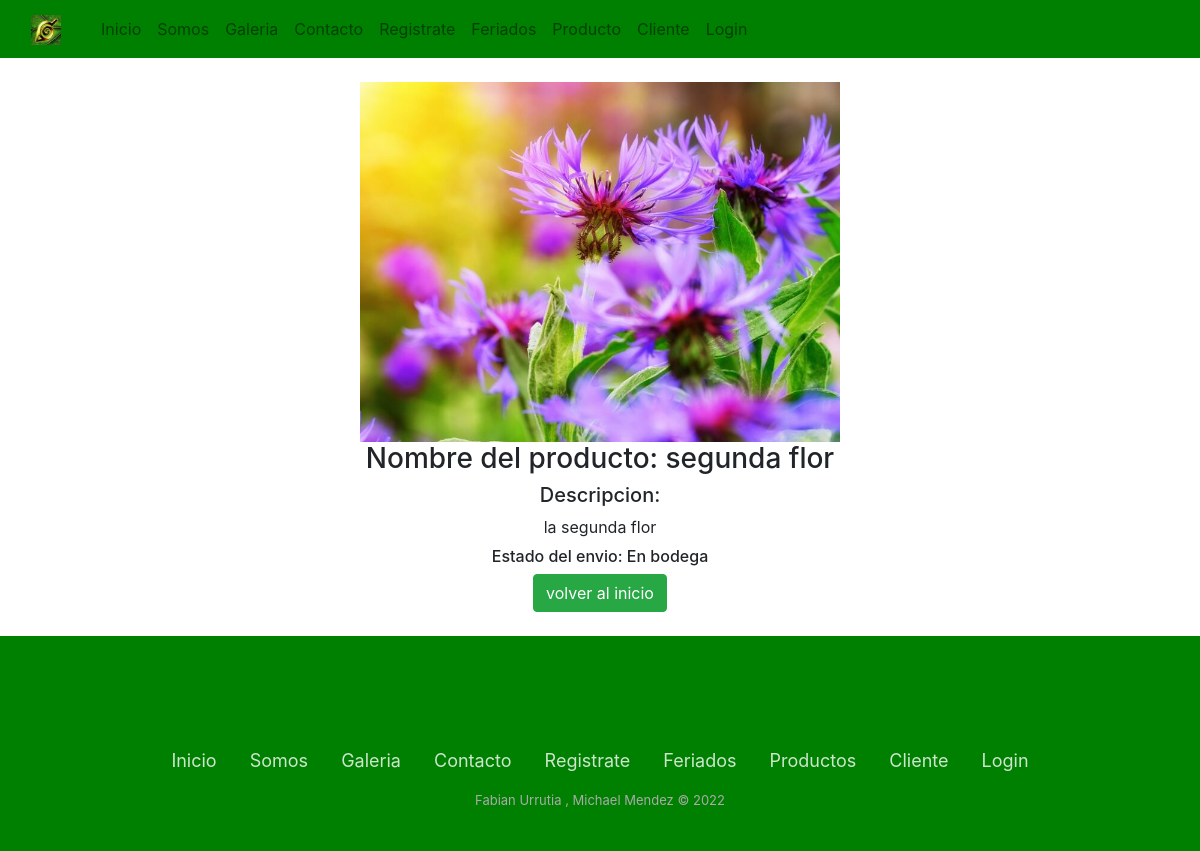
/pedidos_realizados/2, run on the app's committed database.
### store/models.py (models this page shows, shortened)
class Producto(models.Model):
    idProducto = models.CharField(max_length=6, primary_key=True, verbose_name='Id')
    nombre= models.CharField(max_length=20, verbose_name='Nombre')
    precio=models.CharField(max_length=20, verbose_name='Precio')
    descripcion=models.CharField(max_length=100,verbose_name='Descripcion',null=True)
    imagen=models.ImageField(upload_to='static/img/',verbose_name='Imagen')
    stock=models.CharField(max_length=4, verbose_name='Stock', null=True)

class Pedido(models.Model):
    idPedido = models.AutoField(primary_key=True, verbose_name='Id')
    idProducto= models.CharField(max_length=20, verbose_name='Id_Producto', null=True)
    rut=models.CharField(max_length=20, verbose_name='Rut', null=True)
    estado=models.CharField(max_length=20, verbose_name='Estado_Pedido', null=True)

### store/views.py (the view)
def pedidos_realizados(request,id):
    pedido = Pedido.objects.get(rut = id)
    producto = Producto.objects.get(idProducto = pedido.idProducto)
    datos = {
        'producto': producto,
        'pedido': pedido
    }
    return render(request,'pedidos_realizados.html',datos)

### store/templates/pedidos_realizados.html (shortened to what this page needs)
<!DOCTYPE html>
<html lang="en">
<head>
    {% load static %}
    <link rel="stylesheet" href="{% static 'css/style.css' %}">
    <link rel="stylesheet" href="https://cdn.jsdelivr.net/npm/bootstrap@4.6.1/dist/css/bootstrap.min.css">
</head>
<body>
  <div>
    <nav class="navbar navbar-expand-lg navbar-light" style="background-color: green;" >
        <div class="container-fluid padding">
          <a class="navbar-brand" href="#">
            <img src="{% static 'img/logo.JPG'%}" width="30" height="30" alt="">
          </a>
          <div class="collapse navbar-collapse" id="navbarNav">
            <ul class="navbar-nav">
                <li class="nav-item">
                    <a class="nav-link " href="{% url 'index' %}">Inicio</a>
                  </li>
              <li class="nav-item">
                <a class="nav-link" href="{% url 'somos' %}">Somos</a>
              </li>
              <li class="nav-item">
                <a class="nav-link" href="{% url 'gale' %}">Galeria</a>
              </li>
              <li class="nav-item">
                <a class="nav-link" href="{% url 'cont' %}">Contacto</a>
              </li>
              <li class="nav-item">
                <a class="nav-link " href="{% url 'ver' %}">Registrate</a>
              </li>
              <li class="nav-item">
                <a class="nav-link " href="{% url 'api' %}">Feriados</a>
              </li>
              <li class="nav-item">
                <a class="nav-link" href="{% url 'mostrarProducto' %}">Producto</a>
              </li>
              <li class="nav-item">
                <a class="nav-link " href="{% url 'mostrarCliente' %}">Cliente</a>
              </li>
              {% if True != user.is_authenticated %}
              <li class="nav-item">
                <a class="nav-link" href="{% url 'login' %}">Login</a>
              </li>
              {% endif %}
            </ul>
          </div>
        </div>
      </nav>
</div>
    <div style="margin: 0;margin-top: 2%; margin-bottom: 2%; text-align: center; ">
      <img style="width:40%; height:auto ; aspect-ratio: 4/3; " src="{{producto.imagen.url}}" alt="imagen producto">
        <h3> Nombre del producto: {{producto.nombre}}</h3>
        <h5>Descripcion:</h5>
        <label>{{producto.descripcion}}</label>
        <h6>Estado del envio: {{pedido.estado}}</h6>
        <a class="btn btn-success" href="{% url 'index' %}" > volver al inicio </a>
    </div>
    <div class="footer-basic " >
      <footer>
          <div class="social">
            <a href="https://www.instagram.com" style="background: url('https://api.iconify.design/ion/logo-instagram.svg') no-repeat center center / contain;"></a>
            <a href="https://www.twitter.com" style="content: url('https://api.iconify.design/bi/twitter.svg');" ></a>
            <a href="https://www.facebook.com" style="content: url('https://api.iconify.design/bi/facebook.svg');"></a>
          </div>
          <ul class="list-inline">
              <li class="list-inline-item" style="color: white;" ><a href="{% url 'index' %}">Inicio</a></li>
              <li class="list-inline-item" style="color: white;"><a href="{% url 'somos' %}">Somos</a></li>
              <li class="list-inline-item" style="color: white;"><a href="{% url 'gale' %}">Galeria</a></li>
              <li class="list-inline-item" style="color: white;"><a href="{% url 'cont' %}">Contacto</a></li>
              <li class="list-inline-item" style="color: white;"><a href="{% url 'ver' %}">Registrate</a></li>
              <li class="list-inline-item" style="color: white;"><a href="{% url 'api' %}">Feriados</a></li>
              <li class="list-inline-item" style="color: white;"><a href="{% url 'mostrarProducto' %}">Productos</a></li>
              <li class="list-inline-item" style="color: white;"><a href="{% url 'mostrarCliente' %}">Cliente</a></li>
              {% if user.is_authenticated %}
              <li class="list-inline-item" style="color: white;">
                <a href="{% url 'logout' %}">Logout</a>
              </li>
              {% else %}
              <li class="list-inline-item" style="color: white;">
                <a href="{% url 'login' %}">Login</a>
              </li>
              {% endif %}
          </ul>
          <p class="copyright">Fabian Urrutia , Michael Mendez © 2022</p>
      </footer>
    </div>
</body>
</html>

### store/static/css/style.css (style rules this page uses)
.padding { padding-left: 2%; }
.footer-basic { padding:40px 0; color:#4b4c4d; bottom: 0; width: 100%; margin-top: 2%; background-color: green; }
.footer-basic ul { padding:0; list-style:none; text-align:center; font-size:18px; line-height:1.6; margin-bottom:0; }
.footer-basic li { padding:0 10px; }
.footer-basic ul a { color:inherit; text-decoration:none; opacity:0.8; }
.footer-basic .social { text-align:center; padding-bottom:25px; }
.footer-basic .social > a { font-size:24px; width:40px; height:40px; line-height:40px; display:inline-block; text-align:center; border-radius:50%; margin:0 8px; color:inherit; opacity:0.75; }
.footer-basic .copyright { margin-top:15px; text-align:center; font-size:13px; color:#aaa; margin-bottom:0; }

### data on the page
Producto: imagen (picture), nombre "segunda flor", descripcion "la segunda flor"
Pedido: estado "En bodega"
